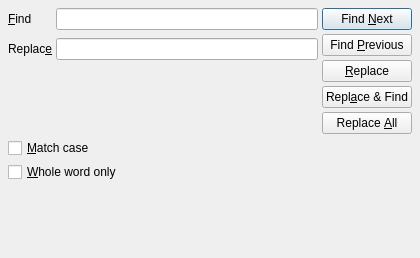
<?xml version="1.0" encoding="UTF-8"?>
<ui version="4.0">
 <class>FindReplaceDialog</class>
 <widget class="QDialog" name="FindReplaceDialog">
  <property name="geometry">
   <rect>
    <x>0</x>
    <y>0</y>
    <width>420</width>
    <height>258</height>
   </rect>
  </property>
  <property name="windowTitle">
   <string>Dialog</string>
  </property>
  <layout class="QVBoxLayout" name="verticalLayout">
   <property name="spacing">
    <number>4</number>
   </property>
   <property name="leftMargin">
    <number>8</number>
   </property>
   <property name="topMargin">
    <number>8</number>
   </property>
   <property name="rightMargin">
    <number>8</number>
   </property>
   <property name="bottomMargin">
    <number>8</number>
   </property>
   <item>
    <layout class="QHBoxLayout" name="horizontalLayout" stretch="0,0">
     <property name="leftMargin">
      <number>0</number>
     </property>
     <item>
      <layout class="QFormLayout" name="formLayout">
       <property name="horizontalSpacing">
        <number>4</number>
       </property>
       <property name="verticalSpacing">
        <number>8</number>
       </property>
       <item row="0" column="0">
        <widget class="QLabel" name="findLbl">
         <property name="text">
          <string>&amp;Find</string>
         </property>
         <property name="buddy">
          <cstring>findLEdit</cstring>
         </property>
        </widget>
       </item>
       <item row="0" column="1">
        <widget class="QLineEdit" name="findLEdit">
         <property name="minimumSize">
          <size>
           <width>224</width>
           <height>0</height>
          </size>
         </property>
        </widget>
       </item>
       <item row="1" column="0">
        <widget class="QLabel" name="replaceLbl">
         <property name="text">
          <string>Replac&amp;e</string>
         </property>
         <property name="buddy">
          <cstring>replaceLEdit</cstring>
         </property>
        </widget>
       </item>
       <item row="1" column="1">
        <widget class="QLineEdit" name="replaceLEdit"/>
       </item>
      </layout>
     </item>
     <item>
      <layout class="QVBoxLayout" name="verticalLayout_2">
       <item>
        <widget class="QPushButton" name="findNxtBtn">
         <property name="text">
          <string>Find &amp;Next</string>
         </property>
        </widget>
       </item>
       <item>
        <widget class="QPushButton" name="findPrevBtn">
         <property name="text">
          <string>Find &amp;Previous</string>
         </property>
        </widget>
       </item>
       <item>
        <widget class="QPushButton" name="replaceBtn">
         <property name="text">
          <string>&amp;Replace</string>
         </property>
        </widget>
       </item>
       <item>
        <widget class="QPushButton" name="findReplaceBtn">
         <property name="text">
          <string>Repl&amp;ace &amp;&amp; Find</string>
         </property>
        </widget>
       </item>
       <item>
        <widget class="QPushButton" name="replaceAllBtn">
         <property name="text">
          <string>Replace &amp;All</string>
         </property>
        </widget>
       </item>
      </layout>
     </item>
    </layout>
   </item>
   <item>
    <layout class="QVBoxLayout" name="verticalLayout_3">
     <item>
      <widget class="QCheckBox" name="matchCaseChBox">
       <property name="text">
        <string>&amp;Match case</string>
       </property>
      </widget>
     </item>
     <item>
      <widget class="QCheckBox" name="wholeWordChBox">
       <property name="text">
        <string>&amp;Whole word only</string>
       </property>
      </widget>
     </item>
    </layout>
   </item>
   <item>
    <spacer name="verticalSpacer">
     <property name="orientation">
      <enum>Qt::Vertical</enum>
     </property>
     <property name="sizeType">
      <enum>QSizePolicy::MinimumExpanding</enum>
     </property>
     <property name="sizeHint" stdset="0">
      <size>
       <width>20</width>
       <height>0</height>
      </size>
     </property>
    </spacer>
   </item>
  </layout>
 </widget>
 <resources/>
 <connections/>
</ui>
